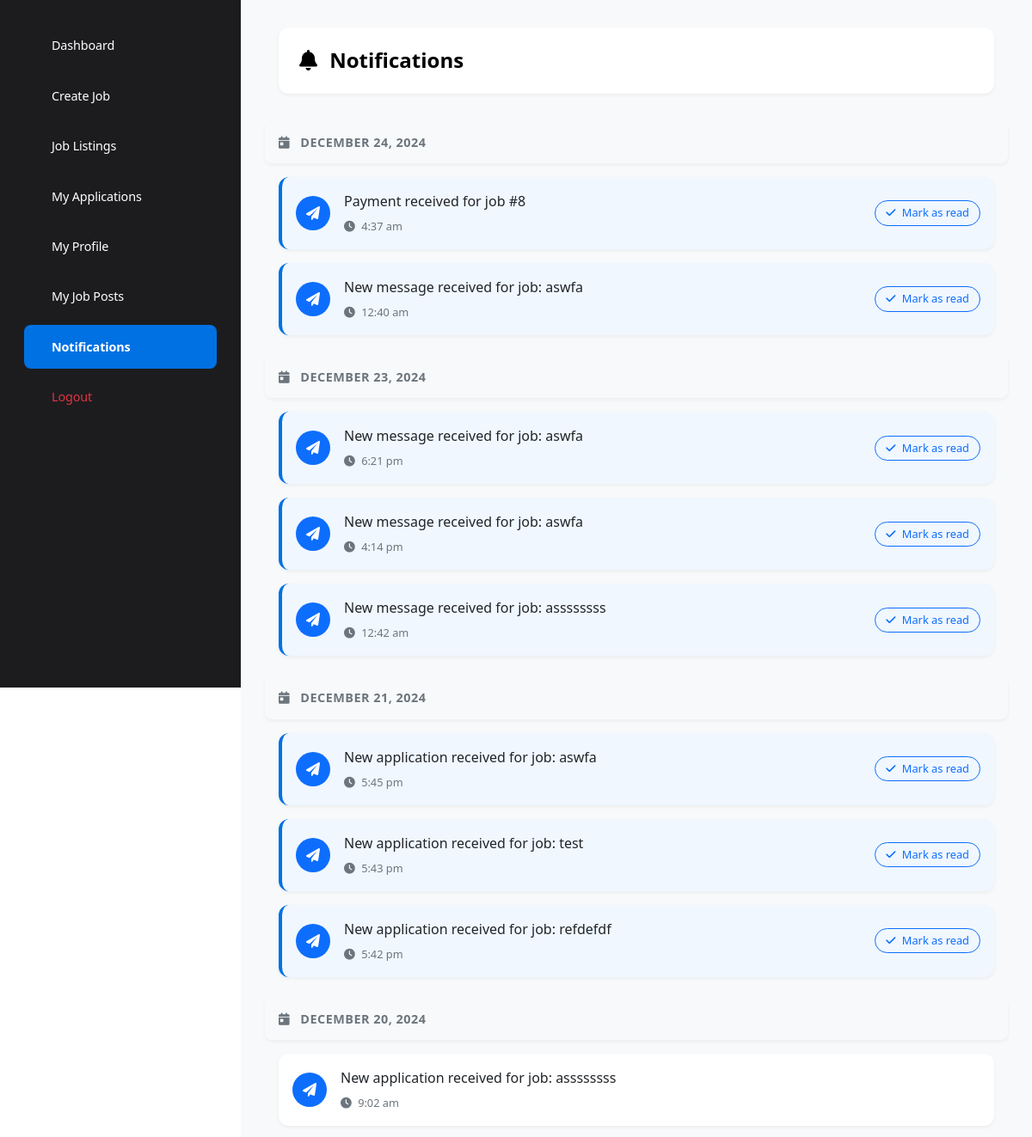
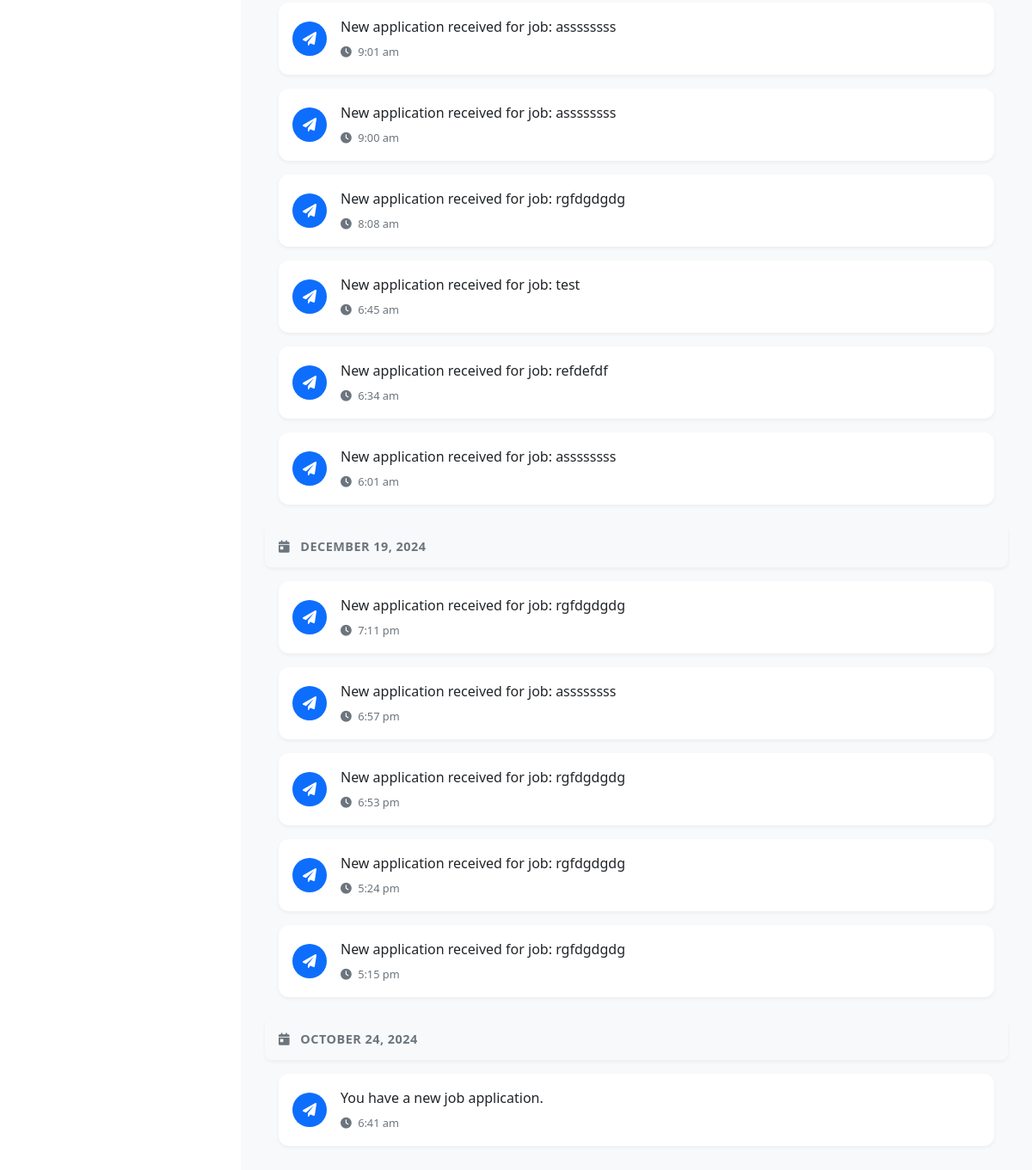
Screenshot of /notifications.php (signed in) with the database file from the repository (2 pictures, top to bottom).
### tables this page shows
CREATE TABLE `notifications` (
  `id` int(11) NOT NULL,
  `user_id` int(11) NOT NULL,
  `message` text NOT NULL,
  `is_read` tinyint(1) DEFAULT 0,
  `created_at` timestamp NOT NULL DEFAULT current_timestamp(),
  `user_type` enum('client','freelancer') DEFAULT 'client'
);

### notifications.php (the view, shortened to what this page needs)
<?php
include('db_connect.php');
$user_id = $_SESSION['user_id'];
$sql = "SELECT * FROM notifications WHERE user_id = ? ORDER BY created_at DESC";
$stmt = $conn->prepare($sql);
$stmt->bind_param('i', $user_id);
$stmt->execute();
$result = $stmt->get_result();
$categories = [
    'application' => ['icon' => 'fa-paper-plane', 'color' => 'primary'],
    'review' => ['icon' => 'fa-star', 'color' => 'warning'],
    'acceptance' => ['icon' => 'fa-check-circle', 'color' => 'success'],
    'rejection' => ['icon' => 'fa-times-circle', 'color' => 'danger'],
    'message' => ['icon' => 'fa-envelope', 'color' => 'info']
];
$grouped_notifications = [];
while ($notification = $result->fetch_assoc()) {
    $date = date('Y-m-d', strtotime($notification['created_at']));
    $grouped_notifications[$date][] = $notification;
}
?>
<!DOCTYPE html>
<html lang="en">
<head>
    <link href="https://cdn.jsdelivr.net/npm/bootstrap@5.1.3/dist/css/bootstrap.min.css" rel="stylesheet">
    <link href="https://cdn.jsdelivr.net/npm/@coreui/icons/css/coreui-icons.min.css" rel="stylesheet">
    <link href="https://cdn.jsdelivr.net/npm/coreui@4.1.0/dist/css/coreui.min.css" rel="stylesheet">
    <link href="https://cdnjs.cloudflare.com/ajax/libs/font-awesome/6.0.0/css/all.min.css" rel="stylesheet">
    <link href="https://cdnjs.cloudflare.com/ajax/libs/animate.css/4.1.1/animate.min.css" rel="stylesheet">
    <script src="https://cdn.tailwindcss.com"></script>
</head>
<body>
    <div class="wrapper">
        <div class="sidebar">
            <ul class="nav flex-column">
                <li class="nav-item">
                    <a class="nav-link" href="freelancer_dashboard.php">
                        <i class="cil-speedometer"></i> Dashboard
                    </a>
                </li>
                <li class="nav-item">
                    <a class="nav-link" href="create_job.php">
                        <i class="cil-plus"></i> Create Job
                    </a>
                </li>
                <li class="nav-item">
                    <a class="nav-link" href="jobs.php">
                        <i class="cil-briefcase"></i> Job Listings
                    </a>
                </li>
                <li class="nav-item">
                    <a class="nav-link" href="my_applications.php">
                        <i class="cil-task"></i> My Applications
                    </a>
                </li>
                <li class="nav-item">
                    <a class="nav-link" href="edit_profile.php">
                        <i class="cil-user"></i> My Profile
                    </a>
                </li>
                <li class="nav-item">
                    <a class="nav-link" href="my_job_posts.php">
                        <i class="cil-folder"></i> My Job Posts
                    </a>
                </li>
                <li class="nav-item">
                    <a class="nav-link active" href="notifications.php">
                        <i class="cil-bell"></i> Notifications
                    </a>
                </li>
                <li class="nav-item">
                    <a class="nav-link text-danger" href="logout.php">
                        <i class="cil-account-logout"></i> Logout
                    </a>
                </li>
            </ul>
        </div>
        <div class="content">
            <div class="container">
                <div class="notifications-header">
                    <div class="d-flex justify-content-between align-items-center">
                        <h2><i class="fas fa-bell me-2"></i> Notifications</h2>
                    </div>
                </div>
                <?php if (!empty($grouped_notifications)): ?>
                    <?php foreach ($grouped_notifications as $date => $notifications): ?>
                        <div class="date-header">
                            <h5 class="mb-0">
                                <i class="fas fa-calendar-day me-2"></i>
                                <?= date('F j, Y', strtotime($date)) ?>
                            </h5>
                        </div>
                        <?php foreach ($notifications as $notification): ?>
                            <?php
                                $type = strpos(strtolower($notification['message']), 'accepted') !== false ? 'acceptance' :
                                       (strpos(strtolower($notification['message']), 'rejected') !== false ? 'rejection' :
                                       (strpos(strtolower($notification['message']), 'review') !== false ? 'review' : 'application'));
                            ?>
                            <div class="notification-card animate__animated animate__fadeIn <?= !$notification['is_read'] ? 'notification-unread' : '' ?>">
                                <div class="card">
                                    <div class="card-body d-flex align-items-center">
                                        <div class="notification-icon bg-<?= $type ?>">
                                            <i class="fas <?= $categories[$type]['icon'] ?> text-white"></i>
                                        </div>
                                        <div class="flex-grow-1">
                                            <p class="mb-1 notification-message"><?= htmlspecialchars($notification['message']) ?></p>
                                            <small class="text-muted">
                                                <i class="fas fa-clock me-1"></i>
                                                <?= date('g:i a', strtotime($notification['created_at'])) ?>
                                            </small>
                                        </div>
                                        <?php if (!$notification['is_read']): ?>
                                            <a href="?mark_read=<?= $notification['id'] ?>"
                                               class="btn btn-sm btn-outline-primary ms-3 mark-read-btn">
                                                <i class="fas fa-check me-1"></i> Mark as read
                                            </a>
                                        <?php endif; ?>
                                    </div>
                                </div>
                            </div>
                        <?php endforeach; ?>
                    <?php endforeach; ?>
                <?php else: ?>
                    <div class="alert alert-info">
                        <i class="fas fa-info-circle me-2"></i> No notifications found.
                    </div>
                <?php endif; ?>
            </div>
        </div>
    </div>
</body>
</html>

### notifications.php (style rules this page uses)
:root { --sidebar-width: 280px; --sidebar-bg: #1c1c1e; --sidebar-hover: #2c2c2e; --card-bg: #ffffff; --text-primary: #000000; --text-secondary: #6e6e73; --accent-blue: #0071e3; --sidebar-border: #2c2c2e; }
.wrapper { display: flex; min-height: 100vh; width: 100%; }
.sidebar { background: var(--sidebar-bg); min-width: var(--sidebar-width); width: var(--sidebar-width); min-height: 100vh; position: fixed; padding: 1.5rem 1rem; backdrop-filter: blur(20px); -webkit-backdrop-filter: blur(20px); z-index: 100; }
.nav-link { color: #ffffff; font-size: 0.9rem; font-weight: 500; letter-spacing: -0.01em; padding: 0.9rem 1.25rem; margin: 0.25rem 0.75rem; border-radius: 8px; transition: all 0.2s cubic-bezier(0.65, 0, 0.35, 1); display: flex; align-items: center; gap: 0.75rem; }
.nav-link.active { background: var(--accent-blue); color: white; font-weight: 600; }
.nav-link.text-danger { color: #dc2626; }
.content { margin-left: var(--sidebar-width); padding: 2rem; width: calc(100% - var(--sidebar-width)); background-color: #f8f9fa; }
.notification-card { margin-bottom: 1rem; transition: all 0.3s ease; }
.notification-card .card { border: none; border-radius: 12px; box-shadow: 0 2px 4px rgba(0, 0, 0, 0.05); transition: transform 0.2s ease, box-shadow 0.2s ease; }
.notification-unread .card { background-color: #f0f7ff; border-left: 4px solid var(--accent-blue); }
.notification-icon { width: 40px; height: 40px; border-radius: 50%; display: flex; align-items: center; justify-content: center; margin-right: 1rem; }
.date-header { position: sticky; top: 0; background-color: #f8f9fa; padding: 1rem; margin: 1.5rem -1rem 1rem -1rem; border-radius: 8px; box-shadow: 0 2px 4px rgba(0, 0, 0, 0.05); z-index: 1; }
.date-header h5 { color: #6c757d; font-size: 0.9rem; font-weight: 600; text-transform: uppercase; letter-spacing: 0.5px; }
.mark-read-btn { padding: 0.25rem 0.75rem; font-size: 0.8rem; border-radius: 20px; transition: all 0.2s ease; }
.bg-application { background-color: #0d6efd; }
.notifications-header { background: white; padding: 1.5rem; border-radius: 12px; margin-bottom: 2rem; box-shadow: 0 2px 4px rgba(0, 0, 0, 0.05); }
.notifications-header h2 { font-size: 1.5rem; font-weight: 600; color: var(--text-primary); }

### rows the page displays
notifications: message "Payment received for job #8", created_at "4:37 am"
notifications: message "New message received for job: aswfa", created_at "12:40 am"
notifications: message "New message received for job: aswfa", created_at "6:21 pm"
notifications: message "New message received for job: aswfa", created_at "4:14 pm"
notifications: message "New message received for job: assssssss", created_at "12:42 am"
notifications: message "New application received for job: aswfa", created_at "5:45 pm"
notifications: message "New application received for job: test", created_at "5:43 pm"
notifications: message "New application received for job: refdefdf", created_at "5:42 pm"
notifications: message "New application received for job: assssssss", created_at "9:02 am"
notifications: message "New application received for job: assssssss", created_at "9:01 am"
notifications: message "New application received for job: assssssss", created_at "9:00 am"
notifications: message "New application received for job: rgfdgdgdg", created_at "8:08 am"
notifications: message "New application received for job: test", created_at "6:45 am"
notifications: message "New application received for job: refdefdf", created_at "6:34 am"
notifications: message "New application received for job: assssssss", created_at "6:01 am"
notifications: message "New application received for job: rgfdgdgdg", created_at "7:11 pm"
notifications: message "New application received for job: assssssss", created_at "6:57 pm"
notifications: message "New application received for job: rgfdgdgdg", created_at "6:53 pm"
notifications: message "New application received for job: rgfdgdgdg", created_at "5:24 pm"
notifications: message "New application received for job: rgfdgdgdg", created_at "5:15 pm"
notifications: created_at "OCTOBER 24, 2024", message "You have a new job application.", created_at "6:41 am"

### other values shown
date('F j, Y', strtotime($date)) "DECEMBER 24, 2024"
date('F j, Y', strtotime($date)) "DECEMBER 23, 2024"
date('F j, Y', strtotime($date)) "DECEMBER 21, 2024"
date('F j, Y', strtotime($date)) "DECEMBER 20, 2024"
date('F j, Y', strtotime($date)) "DECEMBER 19, 2024"
